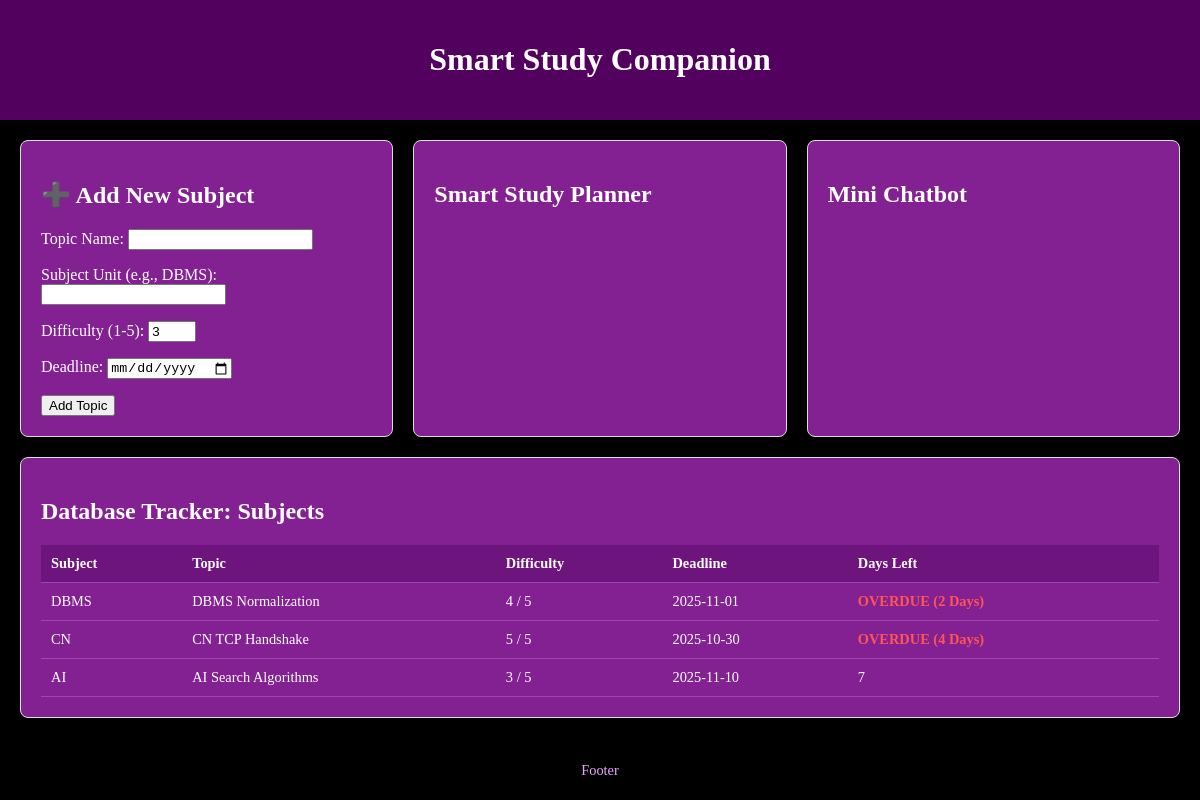
The page / on the database its author committed.
### tables this page shows
CREATE TABLE subjects (
    id INTEGER PRIMARY KEY AUTOINCREMENT,
    name TEXT NOT NULL UNIQUE,      -- e.g., "DBMS Normalization"
    syllabus_unit TEXT,             -- e.g., "DBMS Unit 3"
    difficulty INTEGER DEFAULT 3,   -- Scale 1 (Easy) to 5 (Hard)
    deadline DATE,                  -- For the planner
    progress_pct INTEGER DEFAULT 0  -- Revision progress
);

### app.py (the view)
@app.route('/')
def index():
    db = get_db()
    raw_subjects = db.execute('SELECT id, name, difficulty, deadline, progress_pct, syllabus_unit FROM subjects').fetchall()
    subjects_with_days = []
    today = date.today()
    for row in raw_subjects:
        subject = dict(row)
        deadline_raw = subject['deadline']
        if isinstance(deadline_raw, str):
            try:
                deadline_date = datetime.strptime(deadline_raw, '%Y-%m-%d').date()
            except ValueError:
                deadline_date = None
        else:
            deadline_date = deadline_raw
        if deadline_date:
            time_difference = deadline_date - today
            subject['days_left'] = time_difference.days
        else:
            subject['days_left'] = 'N/A (Error)'
        subjects_with_days.append(subject)
    return render_template('index.html', subjects=subjects_with_days)

### app.py (called while the page is built)
def get_db():
    if 'db' not in g:
        g.db = sqlite3.connect(
            DATABASE,
            detect_types=sqlite3.PARSE_DECLTYPES
        )
        g.db.row_factory = sqlite3.Row
    return g.db

def close_connection(e=None):
    db = g.pop('db', None)
    if db is not None:
        db.close()

### templates/index.html (shortened to what this page needs)
<!DOCTYPE html>
<html lang="en">
<head>
    <link rel="stylesheet" href="{{ url_for('static', filename='style.css') }}">
</head>
<body>
    <header>
        <h1>Smart Study Companion</h1>
    </header>
    <main id="dashboard-layout">
        <section class="feature-card" id="input-form">
            <h2>➕ Add New Subject</h2>
            <form method="POST" action="/add_subject">
                <p>
                    <label for="name">Topic Name:</label>
                    <input type="text" id="name" name="name" required>
                </p>
                <p>
                    <label for="unit">Subject Unit (e.g., DBMS):</label>
                    <input type="text" id="unit" name="syllabus_unit" required>
                </p>
                <p>
                    <label for="difficulty">Difficulty (1-5):</label>
                    <input type="number" id="difficulty" name="difficulty" min="1" max="5" value="3" required>
                </p>
                <p>
                    <label for="deadline">Deadline:</label>
                    <input type="date" id="deadline" name="deadline" required>
                </p>
                <button type="submit">Add Topic</button>
            </form>
        </section>
        <section class="feature-card" id="planner-placeholder">
            <h2>Smart Study Planner</h2>
        </section>
        <section class="feature-card" id="chatbot-placeholder">
            <h2>Mini Chatbot</h2>
        </section>
        <section class="feature-card" id="tracker-placeholder">
            <h2>Database Tracker: Subjects</h2>
            {% if subjects %}
            <table>
                <thead>
                    <tr>
                        <th>Subject</th>
                        <th>Topic</th>
                        <th>Difficulty</th>
                        <th>Deadline</th>
                        <th>Days Left</th>
                    </tr>
                </thead>
                <tbody>
                    {% for subject in subjects %}
                    <tr>
                        <td>{{ subject['syllabus_unit'] }}</td>
                        <td>{{ subject['name'] }}</td>
                        <td>{{ subject['difficulty'] }} / 5</td>
                        <td>{{ subject['deadline'] }}</td>
                        <td>
                            {% if subject.days_left < 0 %}
                                <span class="urgent-red">OVERDUE ({{ subject.days_left * -1 }} Days)</span>
                            {% elif subject.days_left < 5 %}
                                <span class="warning-yellow">{{ subject.days_left }} Days!</span>
                            {% else %}
                                {{ subject.days_left }}
                            {% endif %}
                        </td>
                    </tr>
                    {% endfor %}
                </tbody>
            </table>
            {% else %}
            <p>No subjects in the database yet. Time to add some!</p>
            {% endif %}
        </section>
    </main>
    <footer>
        <p>Footer</p>
    </footer>
</body>
</html>

### static/style.css (style rules this page uses)
body { font-family: 'Times New Roman'; background-color: #000000; color: white; margin: 0; padding: 0; }
header { background-color: #53015f; color: rgb(255, 255, 255); padding: 20px; text-align: center; }
#dashboard-layout { display: flex; flex-wrap: wrap; gap: 20px; padding: 20px; max-width: 1200px; margin: 0 auto; }
.feature-card { background: #832192; border: 1px solid #ddd; border-radius: 8px; padding: 20px; flex: 1 1 300px; box-shadow: 0 2px 4px rgba(0, 0, 0, 0.05); }
.feature-card table { width: 100%; border-collapse: collapse; margin-top: 15px; color: white; font-size: 0.9em; }
.feature-card th, .feature-card td { padding: 10px; text-align: left; border-bottom: 1px solid #a341b5; }
.feature-card th { background-color: #6d157d; font-weight: bold; }
.urgent-red { color: #ff5555; font-weight: bold; }
footer { text-align: center; padding: 10px; font-size: 0.9em; color: #eaa4ff; }

### rows shown on the page
subjects: syllabus_unit "DBMS", name "DBMS Normalization", difficulty "4", deadline "2025-11-01", days_left "2"
subjects: syllabus_unit "CN", name "CN TCP Handshake", difficulty "5", deadline "2025-10-30", days_left "4"
subjects: syllabus_unit "AI", name "AI Search Algorithms", difficulty "3", deadline "2025-11-10", days_left "7"
